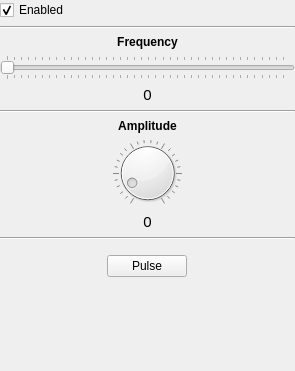
<?xml version="1.0" encoding="UTF-8"?>
<ui version="4.0">
 <class>DripSourceEditor</class>
 <widget class="QWidget" name="DripSourceEditor">
  <property name="geometry">
   <rect>
    <x>0</x>
    <y>0</y>
    <width>295</width>
    <height>371</height>
   </rect>
  </property>
  <property name="windowTitle">
   <string>Form</string>
  </property>
  <layout class="QVBoxLayout" name="verticalLayout">
   <property name="margin">
    <number>0</number>
   </property>
   <item>
    <widget class="QWidget" name="widget_2" native="true">
     <layout class="QHBoxLayout" name="horizontalLayout">
      <property name="margin">
       <number>0</number>
      </property>
      <item>
       <widget class="QCheckBox" name="enabled">
        <property name="sizePolicy">
         <sizepolicy hsizetype="Expanding" vsizetype="Fixed">
          <horstretch>0</horstretch>
          <verstretch>0</verstretch>
         </sizepolicy>
        </property>
        <property name="text">
         <string>Enabled</string>
        </property>
        <property name="checked">
         <bool>true</bool>
        </property>
       </widget>
      </item>
      <item>
       <widget class="QLabel" name="throbber">
        <property name="enabled">
         <bool>false</bool>
        </property>
        <property name="sizePolicy">
         <sizepolicy hsizetype="Fixed" vsizetype="Preferred">
          <horstretch>0</horstretch>
          <verstretch>0</verstretch>
         </sizepolicy>
        </property>
        <property name="text">
         <string/>
        </property>
        <property name="pixmap">
         <pixmap resource="../../Resources.qrc">:/images/images/media-record.png</pixmap>
        </property>
       </widget>
      </item>
     </layout>
    </widget>
   </item>
   <item>
    <widget class="Line" name="line_3">
     <property name="orientation">
      <enum>Qt::Horizontal</enum>
     </property>
    </widget>
   </item>
   <item>
    <widget class="QLabel" name="f">
     <property name="font">
      <font>
       <weight>75</weight>
       <bold>true</bold>
      </font>
     </property>
     <property name="text">
      <string>Frequency</string>
     </property>
     <property name="alignment">
      <set>Qt::AlignCenter</set>
     </property>
     <property name="buddy">
      <cstring>frequency</cstring>
     </property>
    </widget>
   </item>
   <item>
    <widget class="QSlider" name="frequency">
     <property name="sizePolicy">
      <sizepolicy hsizetype="Expanding" vsizetype="Fixed">
       <horstretch>1</horstretch>
       <verstretch>0</verstretch>
      </sizepolicy>
     </property>
     <property name="minimum">
      <number>100</number>
     </property>
     <property name="maximum">
      <number>10000</number>
     </property>
     <property name="singleStep">
      <number>50</number>
     </property>
     <property name="pageStep">
      <number>250</number>
     </property>
     <property name="value">
      <number>100</number>
     </property>
     <property name="orientation">
      <enum>Qt::Horizontal</enum>
     </property>
     <property name="invertedAppearance">
      <bool>false</bool>
     </property>
     <property name="invertedControls">
      <bool>false</bool>
     </property>
     <property name="tickPosition">
      <enum>QSlider::TicksBothSides</enum>
     </property>
    </widget>
   </item>
   <item>
    <widget class="QLabel" name="freqValue">
     <property name="font">
      <font>
       <pointsize>11</pointsize>
      </font>
     </property>
     <property name="text">
      <string>0</string>
     </property>
     <property name="alignment">
      <set>Qt::AlignCenter</set>
     </property>
    </widget>
   </item>
   <item>
    <widget class="Line" name="line">
     <property name="orientation">
      <enum>Qt::Horizontal</enum>
     </property>
    </widget>
   </item>
   <item>
    <widget class="QLabel" name="a">
     <property name="font">
      <font>
       <weight>75</weight>
       <bold>true</bold>
      </font>
     </property>
     <property name="text">
      <string>Amplitude</string>
     </property>
     <property name="alignment">
      <set>Qt::AlignCenter</set>
     </property>
     <property name="buddy">
      <cstring>amplitude</cstring>
     </property>
    </widget>
   </item>
   <item>
    <widget class="QDial" name="amplitude">
     <property name="sizePolicy">
      <sizepolicy hsizetype="MinimumExpanding" vsizetype="Fixed">
       <horstretch>0</horstretch>
       <verstretch>0</verstretch>
      </sizepolicy>
     </property>
     <property name="minimumSize">
      <size>
       <width>10</width>
       <height>10</height>
      </size>
     </property>
     <property name="maximumSize">
      <size>
       <width>16777215</width>
       <height>68</height>
      </size>
     </property>
     <property name="sizeIncrement">
      <size>
       <width>10</width>
       <height>10</height>
      </size>
     </property>
     <property name="baseSize">
      <size>
       <width>50</width>
       <height>50</height>
      </size>
     </property>
     <property name="minimum">
      <number>1</number>
     </property>
     <property name="maximum">
      <number>100</number>
     </property>
     <property name="value">
      <number>10</number>
     </property>
     <property name="invertedAppearance">
      <bool>false</bool>
     </property>
     <property name="invertedControls">
      <bool>false</bool>
     </property>
     <property name="wrapping">
      <bool>false</bool>
     </property>
     <property name="notchesVisible">
      <bool>true</bool>
     </property>
    </widget>
   </item>
   <item>
    <widget class="QLabel" name="ampValue">
     <property name="font">
      <font>
       <pointsize>11</pointsize>
      </font>
     </property>
     <property name="text">
      <string>0</string>
     </property>
     <property name="alignment">
      <set>Qt::AlignCenter</set>
     </property>
    </widget>
   </item>
   <item>
    <widget class="Line" name="line_2">
     <property name="orientation">
      <enum>Qt::Horizontal</enum>
     </property>
    </widget>
   </item>
   <item>
    <widget class="QWidget" name="widget" native="true">
     <layout class="QGridLayout" name="gridLayout" columnstretch="0">
      <property name="sizeConstraint">
       <enum>QLayout::SetDefaultConstraint</enum>
      </property>
      <property name="bottomMargin">
       <number>0</number>
      </property>
      <item row="1" column="0">
       <widget class="QPushButton" name="pulse">
        <property name="sizePolicy">
         <sizepolicy hsizetype="Fixed" vsizetype="Fixed">
          <horstretch>0</horstretch>
          <verstretch>0</verstretch>
         </sizepolicy>
        </property>
        <property name="layoutDirection">
         <enum>Qt::LeftToRight</enum>
        </property>
        <property name="text">
         <string>Pulse</string>
        </property>
        <property name="autoDefault">
         <bool>false</bool>
        </property>
        <property name="default">
         <bool>false</bool>
        </property>
        <property name="flat">
         <bool>false</bool>
        </property>
       </widget>
      </item>
     </layout>
    </widget>
   </item>
   <item>
    <spacer name="verticalSpacer">
     <property name="orientation">
      <enum>Qt::Vertical</enum>
     </property>
     <property name="sizeHint" stdset="0">
      <size>
       <width>20</width>
       <height>0</height>
      </size>
     </property>
    </spacer>
   </item>
  </layout>
 </widget>
 <resources>
  <include location="../../Resources.qrc"/>
  <include location="../../Resources.qrc"/>
 </resources>
 <connections>
  <connection>
   <sender>enabled</sender>
   <signal>toggled(bool)</signal>
   <receiver>DripSourceEditor</receiver>
   <slot>setEnabledState(bool)</slot>
   <hints>
    <hint type="sourcelabel">
     <x>76</x>
     <y>15</y>
    </hint>
    <hint type="destinationlabel">
     <x>139</x>
     <y>4</y>
    </hint>
   </hints>
  </connection>
  <connection>
   <sender>pulse</sender>
   <signal>clicked()</signal>
   <receiver>DripSourceEditor</receiver>
   <slot>pulse()</slot>
   <hints>
    <hint type="sourcelabel">
     <x>178</x>
     <y>306</y>
    </hint>
    <hint type="destinationlabel">
     <x>7</x>
     <y>100</y>
    </hint>
   </hints>
  </connection>
  <connection>
   <sender>frequency</sender>
   <signal>valueChanged(int)</signal>
   <receiver>DripSourceEditor</receiver>
   <slot>setFrequency(int)</slot>
   <hints>
    <hint type="sourcelabel">
     <x>140</x>
     <y>72</y>
    </hint>
    <hint type="destinationlabel">
     <x>187</x>
     <y>51</y>
    </hint>
   </hints>
  </connection>
  <connection>
   <sender>amplitude</sender>
   <signal>valueChanged(int)</signal>
   <receiver>DripSourceEditor</receiver>
   <slot>setAmplitude(int)</slot>
   <hints>
    <hint type="sourcelabel">
     <x>85</x>
     <y>196</y>
    </hint>
    <hint type="destinationlabel">
     <x>8</x>
     <y>219</y>
    </hint>
   </hints>
  </connection>
  <connection>
   <sender>enabled</sender>
   <signal>toggled(bool)</signal>
   <receiver>frequency</receiver>
   <slot>setEnabled(bool)</slot>
   <hints>
    <hint type="sourcelabel">
     <x>39</x>
     <y>15</y>
    </hint>
    <hint type="destinationlabel">
     <x>47</x>
     <y>74</y>
    </hint>
   </hints>
  </connection>
  <connection>
   <sender>enabled</sender>
   <signal>toggled(bool)</signal>
   <receiver>amplitude</receiver>
   <slot>setEnabled(bool)</slot>
   <hints>
    <hint type="sourcelabel">
     <x>105</x>
     <y>19</y>
    </hint>
    <hint type="destinationlabel">
     <x>104</x>
     <y>196</y>
    </hint>
   </hints>
  </connection>
  <connection>
   <sender>enabled</sender>
   <signal>toggled(bool)</signal>
   <receiver>pulse</receiver>
   <slot>setEnabled(bool)</slot>
   <hints>
    <hint type="sourcelabel">
     <x>162</x>
     <y>11</y>
    </hint>
    <hint type="destinationlabel">
     <x>143</x>
     <y>306</y>
    </hint>
   </hints>
  </connection>
  <connection>
   <sender>enabled</sender>
   <signal>clicked(bool)</signal>
   <receiver>DripSourceEditor</receiver>
   <slot>throb()</slot>
   <hints>
    <hint type="sourcelabel">
     <x>33</x>
     <y>13</y>
    </hint>
    <hint type="destinationlabel">
     <x>115</x>
     <y>130</y>
    </hint>
   </hints>
  </connection>
  <connection>
   <sender>frequency</sender>
   <signal>valueChanged(int)</signal>
   <receiver>freqValue</receiver>
   <slot>setNum(int)</slot>
   <hints>
    <hint type="sourcelabel">
     <x>184</x>
     <y>87</y>
    </hint>
    <hint type="destinationlabel">
     <x>148</x>
     <y>115</y>
    </hint>
   </hints>
  </connection>
  <connection>
   <sender>amplitude</sender>
   <signal>valueChanged(int)</signal>
   <receiver>ampValue</receiver>
   <slot>setNum(int)</slot>
   <hints>
    <hint type="sourcelabel">
     <x>204</x>
     <y>205</y>
    </hint>
    <hint type="destinationlabel">
     <x>151</x>
     <y>255</y>
    </hint>
   </hints>
  </connection>
 </connections>
 <slots>
  <slot>setEnabledState(bool)</slot>
  <slot>throb()</slot>
  <slot>setAmplitude(int)</slot>
  <slot>setFrequency(int)</slot>
 </slots>
</ui>
